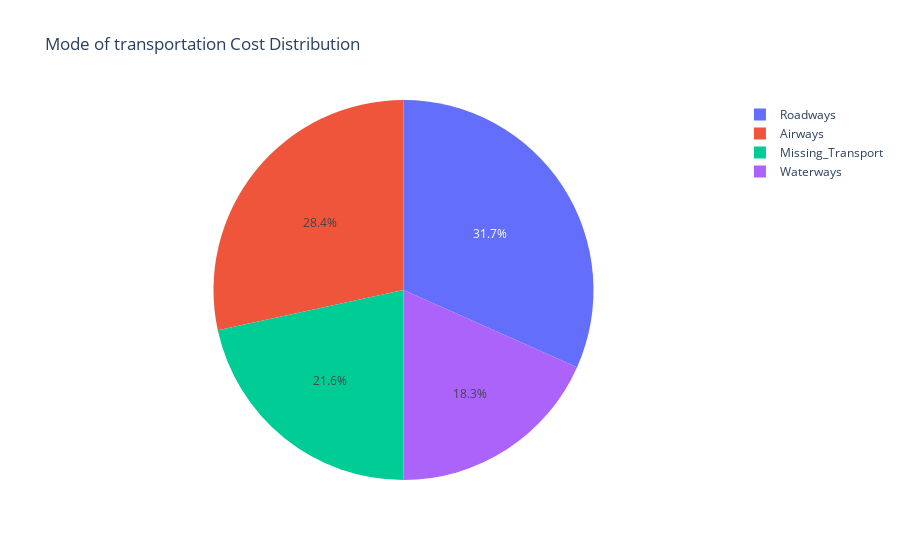

Here is the notebook cell this chart was saved with:
### Code cell
fig = px.pie(df, values='Cost', names='Transport', title='Mode of transportation Cost Distribution')
fig.show()

### Figure 1 — Plotly figure (JSON) as saved in the notebook; plotly's stock layout.template omitted (floating-point values rounded to 4 significant figures; data arrays with more than 128 entries replaced by an {"elided": "..."} marker saying what was removed)
{"data": [{"domain": {"x": [0, 1], "y": [0, 1]}, "hovertemplate": "Transport=%{label}<br>Cost=%{value}<extra></extra>", "labels": {"elided": "6500 str values"}, "legendgroup": "", "name": "", "showlegend": true, "type": "pie", "values": {"elided": "6500 float values"}}], "layout": {"legend": {"tracegroupgap": 0}, "title": {"text": "Mode of transportation Cost Distribution"}}}
